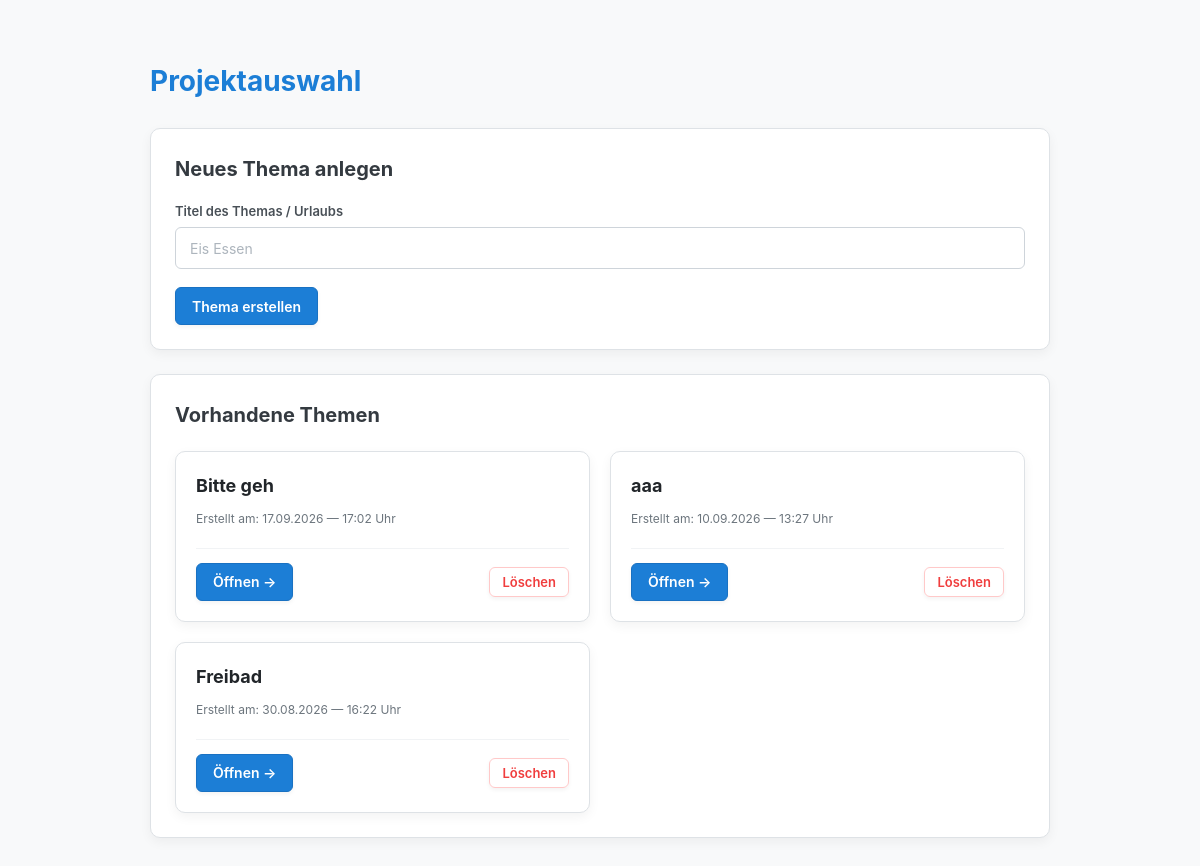
The app's page /, older data.
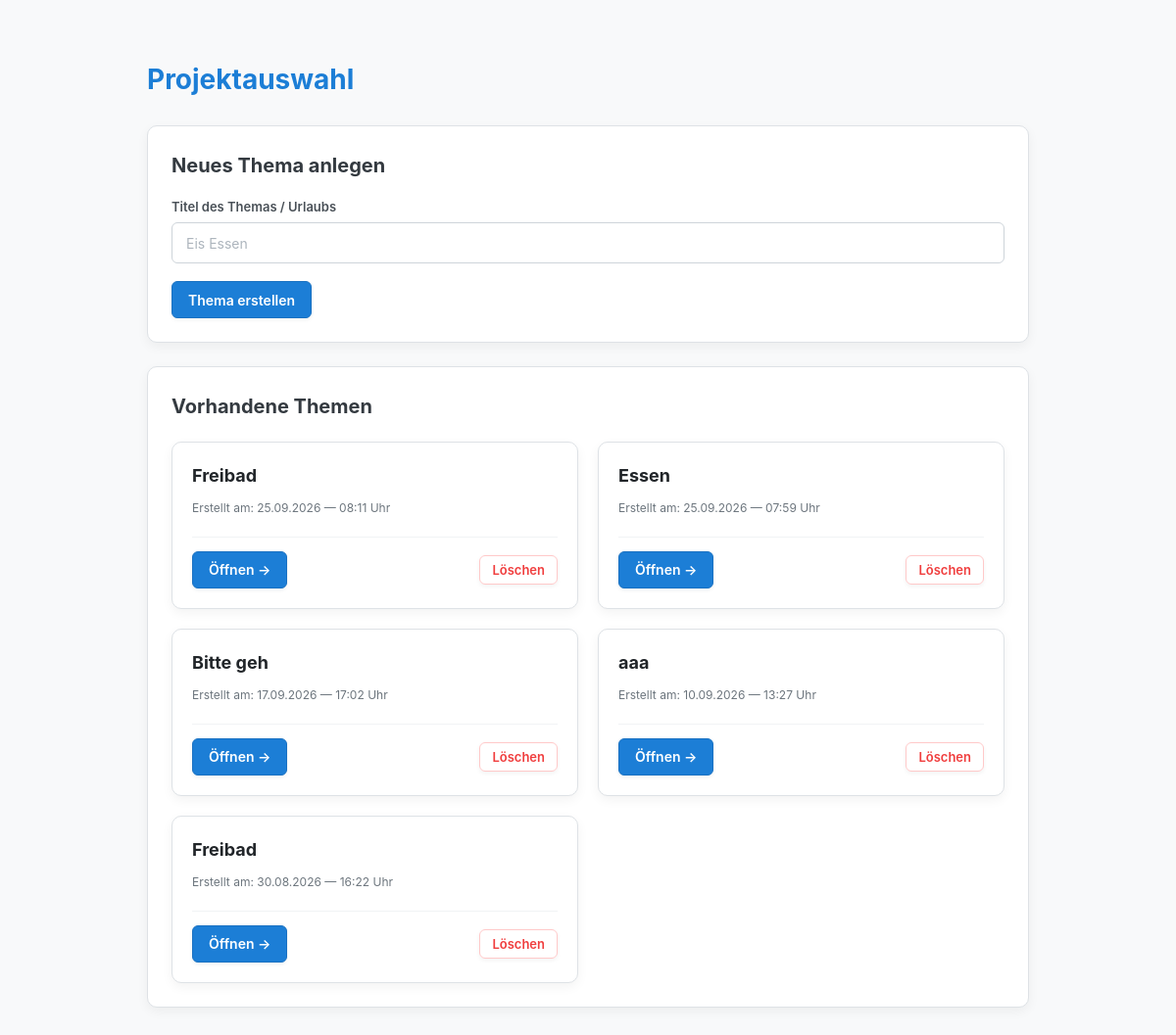
The same page, newer data.
### pool/models.py (models this page shows, shortened)
class Topic(models.Model):
    titel = models.CharField(max_length=200)
    erstellt_am = models.DateTimeField(auto_now_add=True)
    class Meta:
        db_table = 'pool_thema'

### pool/views.py (the view)
# urls.py: path('', views.topic_list, name='topics_list'),
def topic_list(request):
    if request.method == 'POST':
        action = request.POST.get('action')
        if action == 'delete_topic':
            topic_id = request.POST.get('topic_id')
            if topic_id:
                Topic.objects.filter(id=topic_id).delete()
            return redirect('topics_list')
        form = TopicForm(request.POST)
        if form.is_valid():
            form.save()
            return redirect('topics_list')
    else:
        form = TopicForm()
    topics = Topic.objects.all().order_by('-erstellt_am')
    return render(request, 'pool/themen_liste.html', {
        'themen': topics,
        'topics': topics,
        'form': form,
    })

### pool/forms.py
class TopicForm(forms.ModelForm):
    class Meta:
        model = Topic
        fields = ['titel']
        widgets = {
            'titel': forms.TextInput(attrs={
                'class': 'form-control',
                'placeholder': 'Themenname (z. B. Urlaubsreise)'
            })
        }

### pool/templates/pool/themen_liste.html (shortened to what this page needs)
{% load static %}
<!DOCTYPE html>
<html lang="de">
<head>
    <link rel="stylesheet" href="{% static 'pool/css/style.css' %}">
</head>
<body>
    <h1>Projektauswahl</h1>
    <div class="card">
        <h2>Neues Thema anlegen</h2>
        <form method="POST">
            <div class="form-group">
                <label for="titel">Titel des Themas / Urlaubs</label>
                <input type="text" id="titel" name="titel" placeholder="Eis Essen" required>
            </div>
            <button type="submit" class="btn btn-primary">Thema erstellen</button>
        </form>
    </div>
    <div class="card">
        <h2>Vorhandene Themen</h2>
        {% if topics %}
            <div class="topic-grid">
    {% for topic in topics %}
        <a href="{% url 'topic_detail' topic.id %}" class="topic-card-link">
            <div class="topic-card">
                <div class="topic-card-content">
                    <h3 class="topic-title">{{ topic.titel }}</h3>
                    <div class="topic-meta">
                        Erstellt am: {{ topic.erstellt_am|date:"d.m.Y — H:i" }} Uhr
                    </div>
                </div>
                <div class="topic-actions">
                    <span class="btn btn-primary">Öffnen &rarr;</span>
                    <form method="POST"
                          class="form-inline"
                          onclick="event.stopPropagation();"
                          onsubmit="event.stopPropagation();">
                        <button type="submit" class="btn btn-danger-outline btn-sm">Löschen</button>
                    </form>
                </div>
            </div>
        </a>
    {% endfor %}
</div>
        {% else %}
            <p style="color: #6c757d; margin: 0;">Es wurden noch keine Themen angelegt. Erstelle oben dein erstes Thema!</p>
        {% endif %}
    </div>
</body>
</html>

Row changes from the older to the newer data that the page shows:
added Topic: titel "Freibad", erstellt_am "25.09.2026 — 08:11"
added Topic: titel "Essen", erstellt_am "25.09.2026 — 07:59"
